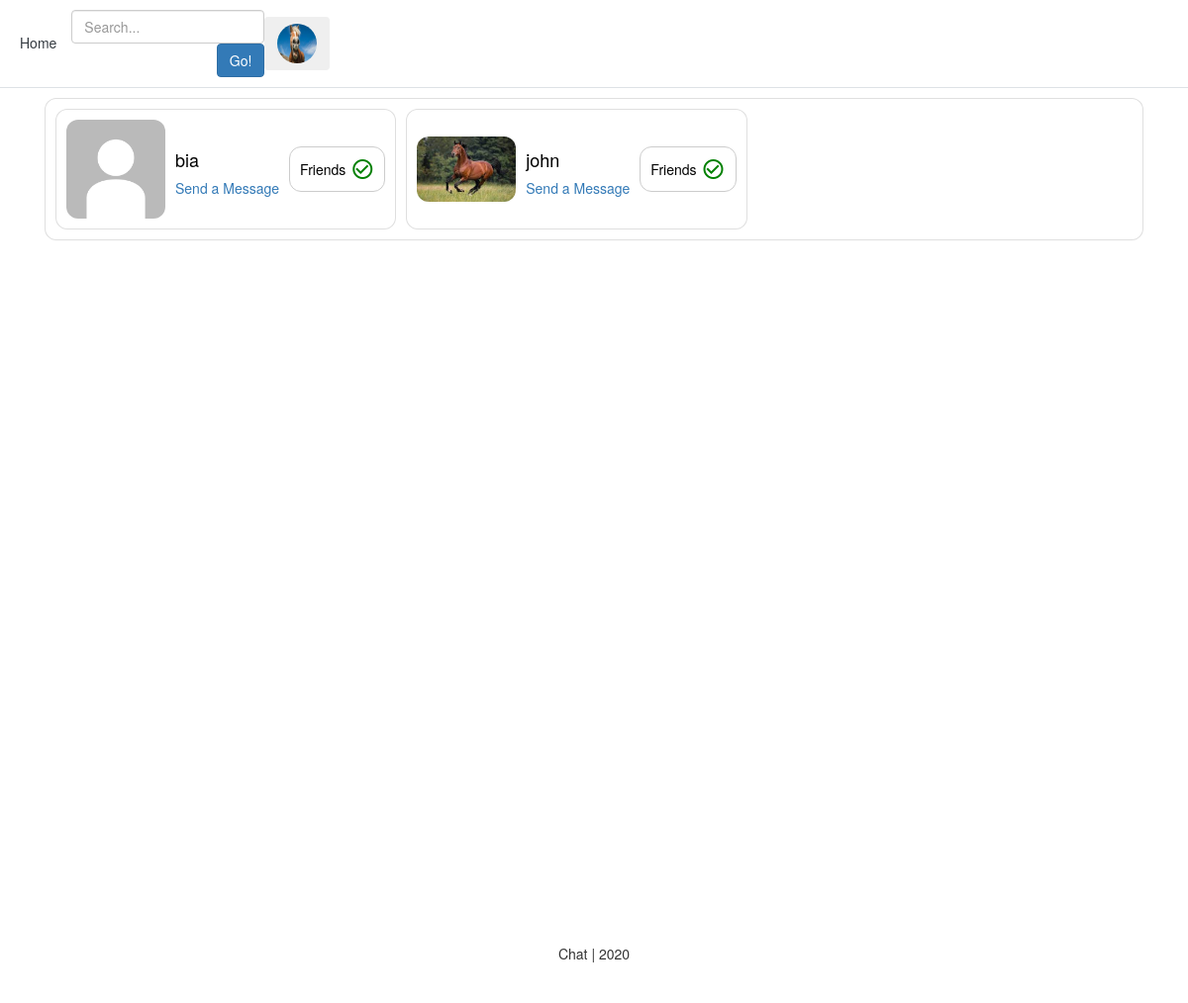
/friend/friend_list/1 (signed in), run on an earlier commit of the app's database.
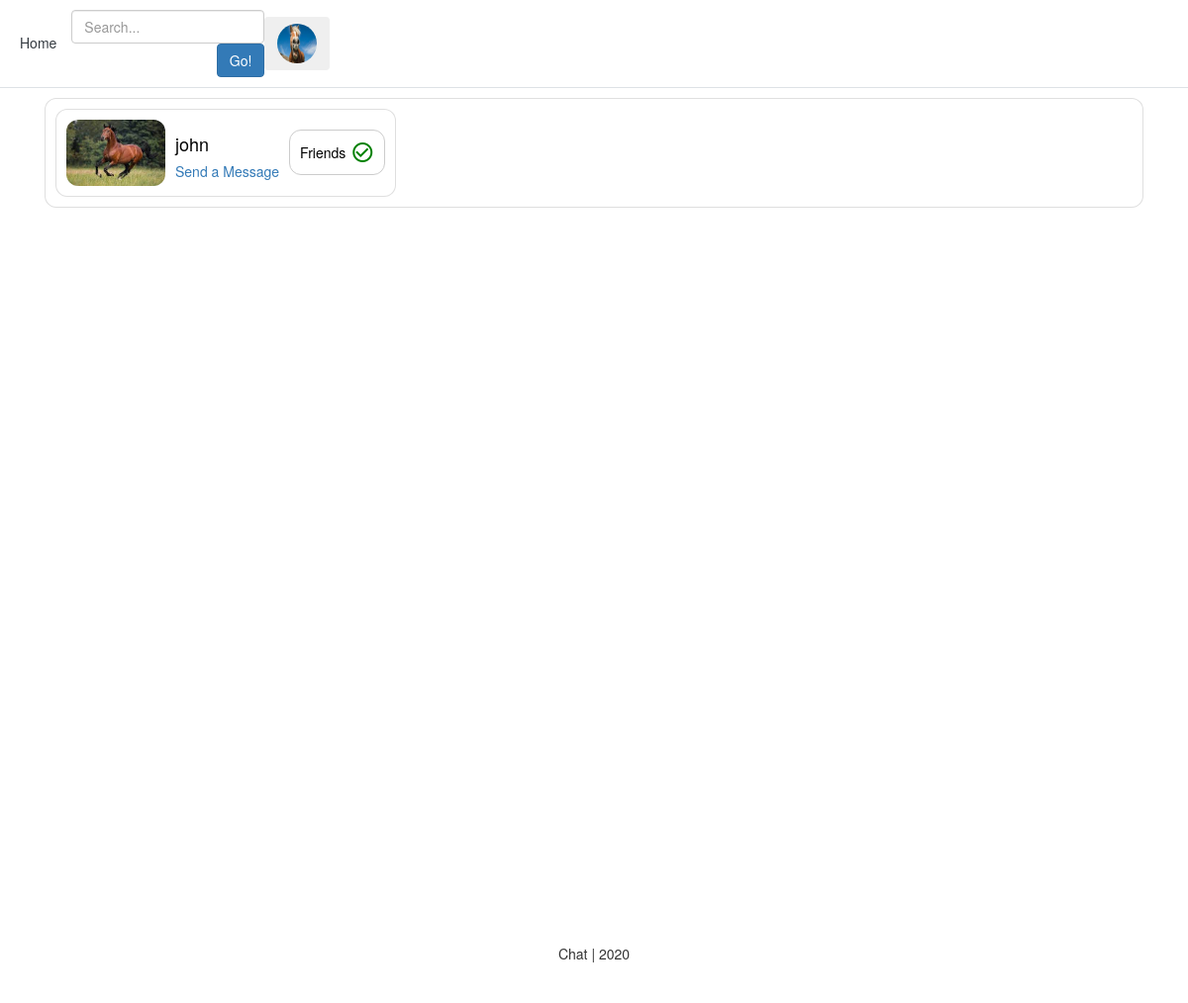
And on a later commit of the database.
### account/models.py (models this page shows, shortened)
class Account(AbstractBaseUser):
    email = models.EmailField(verbose_name='email', max_length=60, unique=True)
    username = models.CharField(max_length=60, unique=True)
    date_joined = models.DateTimeField(auto_now_add=True, verbose_name='date joined')
    last_login = models.DateTimeField(auto_now_add=True, verbose_name='last login')
    is_admin = models.BooleanField(default=False)
    is_active = models.BooleanField(default=True)
    is_staff = models.BooleanField(default=False) #i overwrite is_.., from AbstractBaseUser
    is_superuser = models.BooleanField(default=False)
    profile_image = models.ImageField(max_length=255, null=True, blank=True, upload_to=get_profile_image_path, default=get_default_profile_image)
    hide_email = models.BooleanField(default=True)
    objects = MyAccountManager()
    USERNAME_FIELD = 'email'
    REQUIRED_FIELDS = ['username']
    def __str__(self):
        return self.username

### friend/views.py (the view)
# urls.py: path('friend_list/<user_id>', friend_list, name='friend-list'),
def friend_list(request, *args, **kwargs):
    user = request.user
    context = {'user': user}
    if user.is_authenticated:
        user_id = kwargs.get('user_id')
        try:
            this_user = Account.objects.get(pk=user_id)
            context['this_user'] = this_user
        except Account.DoesNotExist as e:
            return HttpResponse('This user does not exist.')
        try:
            friend_list = FriendList.objects.get(user=this_user)
        except FriendList.DoesNotExist as e:
            return HttpResponse('Friend list does not exist')
        if user != this_user:
            if not user in friend_list.friends.all():
                return HttpResponse('You must be friends to view their friends list.')
        auth_user_friend_list = FriendList.objects.get(user=user)
        friends = []
        for friend in friend_list.friends.all():
                friends.append((friend, auth_user_friend_list.is_mutual_friend(friend)))
        context['friends'] = friends
    else:
        return HttpResponse('You must be authenticated!')
    return render(request, 'friend/friend_list.html', context)

### friend/models.py (called while the page is built)
    def is_mutual_friend(self, friend):
        if friend in self.friends.all():
            return True
        return False

### friend/templates/friend/friend_list.html (shortened to what this page needs)
{% extends 'base.html' %}
{% load static %}
{% block content %}
<div class="container">
	<div class="card p-2">
		{% if friends %}
		<div class="d-flex flex-row flex-wrap">
		{% for friend in friends %}
		<div class="card flex-row flex-grow-1 p-2 mx-2 my-2 align-items-center">
			<a class="profile-link" href="{% url 'account:account' user_id=friend.0.pk %}">
				<div class="card-image m-2">
					<img class="img-fluid profile-image" src="{{friend.0.profile_image.url}}" alt="">
				</div>
			</a>
			<div class="card-center px-2">
				<a class="profile-link" href="{% url 'account:account' user_id=friend.0.pk %}">
					<h4 class="card-title">{{friend.0.username|truncatechars:50}}</h4>
				</a>
				{% if friend.1 %}
				<a href="{% url 'private_chat:private-chat' user1=user user2=friend.0.username %}" >Send a Message</a>
				{% endif %}
			</div>
			<div class="d-flex flex-row card-right flex-grow-1 justify-content-end mx-2">
				{% if friend.1 %}
					<div class="d-flex flex-row friends-text-container p-3">
						<p class="friends-text m-auto">
							Friends
						</p>
						<span class="material-icons checkmark-icon m-auto pl-2">
						</span>
					</div>
				{% endif %}
			</div>
		</div>
		{% if forloop.counter|divisibleby:2 %}
		</div><div class="d-flex flex-row flex-wrap">
		{% endif %}
		{% endfor %}
		{% else %}
		<div class="d-flex flex-row flex-grow-1 justify-content-center align-items-center p-4">
			<p>No friends :(</p>
		</div>
		{% endif %}
		</div>
	</div>
</div>
{% endblock content %}

### personal/templates/base.html (shortened to what this page needs)
{% load static %}
<!DOCTYPE html>
<html lang=en>
<head>
	<link rel="stylesheet" href="{% static 'css/bootstrap.min.css' %}">
</head>
<body>
{% include 'personal/header.html' %}
<div class="main">
	{% block content %}
	{% endblock content %}
</div>
{% include 'personal/footer.html' %}
</body>
</html>

### personal/templates/personal/header.html (shortened to what this page needs)
{% load static %}
<link rel="stylesheet" href="http://maxcdn.bootstrapcdn.com/bootstrap/3.3.6/css/bootstrap.min.css">
<div class="d-flex flex-column flex-lg-row p-3 px-md-4 mb-3 bg-white border-bottom shadow-sm">
	<div class="d-none d-md-flex flex-row my-auto flex-grow-1 align-items-center">
		<h5 class="mr-3 font-weight-normal justify-content-start">
			<a class="p-2 text-dark" href="{% url 'home' %}">Home</a>
		</h5>
		<form class="search-bar justify-content-start" method="GET" action="{% url 'account:search' %}">
			<input type="text" class="form-control" name="search" id="id_q_small" placeholder="Search...">
            <input class="btn btn-primary float-right" id="button-search" type="submit" value="Go!">
		</form>
		<div class="d-flex flex-row-reverse flex-grow-1">
			<nav class="">
				{% if request.user.is_authenticated %}
                    <div class="dropdown">
                      <button class="btn dropdown-toggle" type="button" id="dropdownMenu2" data-toggle="dropdown" aria-haspopup="true" aria-expanded="false">
                        <img class="account-image rounded-circle m-auto d-block dropdown-toggle" id="id_profile_links" data-toggle="dropdown" aria-haspopup="true" aria-expanded="false" src="{{ user.profile_image.url }}" width="40" height="40">
                      </button>
                    </div>
				{% else %}
					<a class="p-2 text-dark" href="{% url 'account:login' %}">Login</a>
					<a class="btn btn-outline-primary" href="{% url 'account:register' %}">Register</a>
				{% endif %}
			</nav>
		</div>
	</div>
</div>

### personal/templates/personal/footer.html (shortened to what this page needs)
<div class="d-flex flex-row align-items-center footer bg-white shadow-lg mt-4">
	<p class="m-auto"> Chat | 2020</p>
</div>

### personal/templates/personal/base_css.html (style rules this page uses)
body { background-color: #f2f2f2; font-family: "Segoe UI"; font-weight: 380; }
:root { --main-background-color: #f2f2f2; --dark-background-color: #a2a2a2; --secondary-text-color: #808080; --light-primary-text-color: #0080ff; }

### personal/templates/base.html (style rules this page uses)
.main { min-height: 100vh; height: 100%; }

### friend/templates/friend/friend_list.html (style rules this page uses)
.profile-image { max-height: 100px; max-width: 100px; }
.profile-image { border-radius: 12px; }
.card { border-radius: 12px; }
.friends-text { color: #000; font-weight: 500; }
.friends-text-container { border: 1px solid #cccccc; border-radius: 12px; }
.dropdown-toggle::after { content: none; }
.profile-link { color: #000; }
.checkmark-icon { color: green; }

### personal/templates/personal/footer.html (style rules this page uses)
.footer { min-height: 100px; }

What changed in the data, as far as the page shows it:
no longer on this page (row edited): Account: profile_image (placeholder picture), username "bia"
